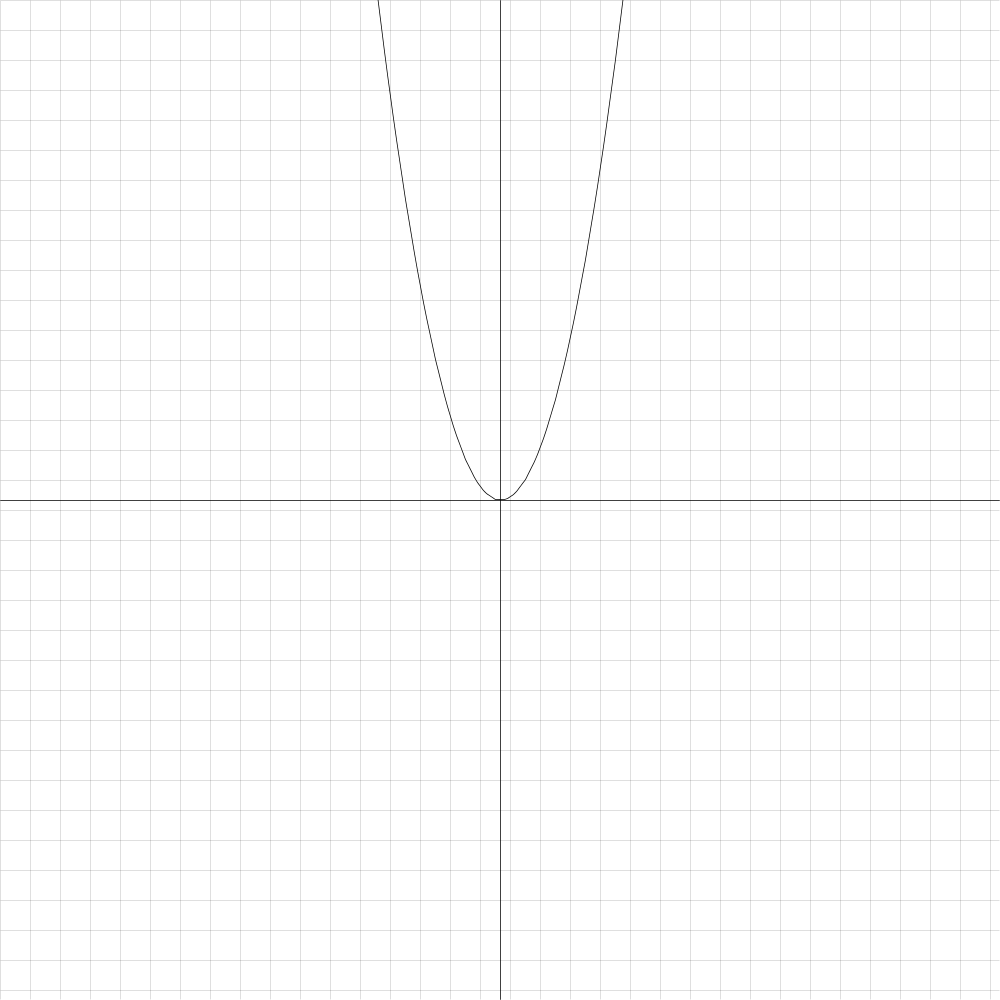
Frame 1 (no input)
Frame 60 (the mouse pressed at the canvas centre just before this capture): identical to frame 1, image omitted
Frame 120 (the mouse held since frame 60 and released just before this capture): identical to frame 1, image omitted

The Processing sketch that drew this single still picture (run headless with seeded random() and noise(); from frame 60 on, the mouse is pressed at the canvas centre):

// Processing sketch: Grapher
// ── Grapher.pde
void setup(){
  size(1000,1000);
  gridSize=width/scale/2;
  //graphs.add(new Linear(1,0));//y=x
  graphs.add(new Quadratic(1,0,0));
  //graphs.add(new Fibonocci());
  //graphs.add(new Cubic(0.25,-1,1,-1));
  //graphs.add(new QuadraticMap());
  unitSize=width/gridSize;//=scale
}
float scale=30;
float unitSize;
float gridSize;
ArrayList<Graph> graphs=new ArrayList<Graph>();
void draw(){
  background(255);
  translate(width/2,height/2);
  scale(scale);
  strokeWeight(0.025);
  line(-gridSize,0,gridSize,0);
  line(0,-gridSize,0,gridSize);
  strokeWeight(0);
  for(float x=-gridSize;x<=gridSize;x++){
    float a=0.1;
    a=gridSize;
    line(-a,x,a,x);
    line(x,-a,x,a);
  }
  for(Graph g:graphs){
    
    float sizeInterp=g.sizeInterp();
    float tmin=g.getMinT();
    float tmax=g.getMaxT();
    noFill();
    stroke(0);
    strokeWeight(0.025);
    beginShape();
    plotPoint(g.getPos(tmin));
    for(float t=tmin;t<=tmax;t+=sizeInterp){
      plotPoint(g.getPos(t));
    }
    plotPoint(g.getPos(tmax));
    endShape();
    println("end graph");
  }
  println("end frame");
  //beginShape();
  //vertex(-1,0);
  //vertex(1,0);
  //endShape();
}
class QuadraticMap extends FunctionOfX{
  float sizeInterp(){
    return 10;
  }
  float f(float x){
    x/=10;
    if(x<=0)return 1;
    //if(x>=50)return 0;
    x=pow(f(x-1),2)+1;
    println(x);
    return x;
  }
}
float ma=100;
void plotPoint(PVector pos){
  if(pos.x>ma)pos.x=ma;
  if(pos.x<-ma)pos.x=-ma;
  if(pos.y>ma)pos.y=ma;
  if(pos.y<-ma)pos.y=-ma;
  curveVertex(pos.x,-pos.y);
}
abstract class Graph{
  float sizeInterp(){
    return 0.1;
  }
  abstract float getMinT();
  abstract float getMaxT();
  abstract PVector getPos(float t);
}

class Cubic extends FunctionOfX{
  float a,b,c,d;
  Cubic(float a,float b,float c,float d){
    this.a=a;
    this.b=b;
    this.c=c;
    this.d=d;
  }
  float f(float x){
    return a*x*x*x+b*x*x+c*x+d;
  }
}

class Fibonocci extends FunctionOfX{
  float a=(1+sqrt(5))/2;
  float b=(1-sqrt(5))/2;
  float f(float x){
    //x*=4;
    return (pow(a,x)-pow(b,x))/(a-b);
  }
}

class Quadratic extends FunctionOfX{
  float a,b,c;
  Quadratic(float a,float b,float c){
    this.a=a;
    this.b=b;
    this.c=c;
  }
  float f(float x){
    return a*x*x+b*x+c;
  }
}

class Linear extends FunctionOfX{
  float slope,offset;
  Linear(float s,float o){
    slope=s;
    offset=o;
  }
  float f(float x){
    return x*slope+offset;
  }
}

abstract class FunctionOfX extends Graph{//t=x
  float getMinT(){
    return -gridSize;
  }
  float getMaxT(){
    return gridSize;
  }
  abstract float f(float x);
  PVector getPos(float t){
    return new PVector(t,f(t));
  }
}
